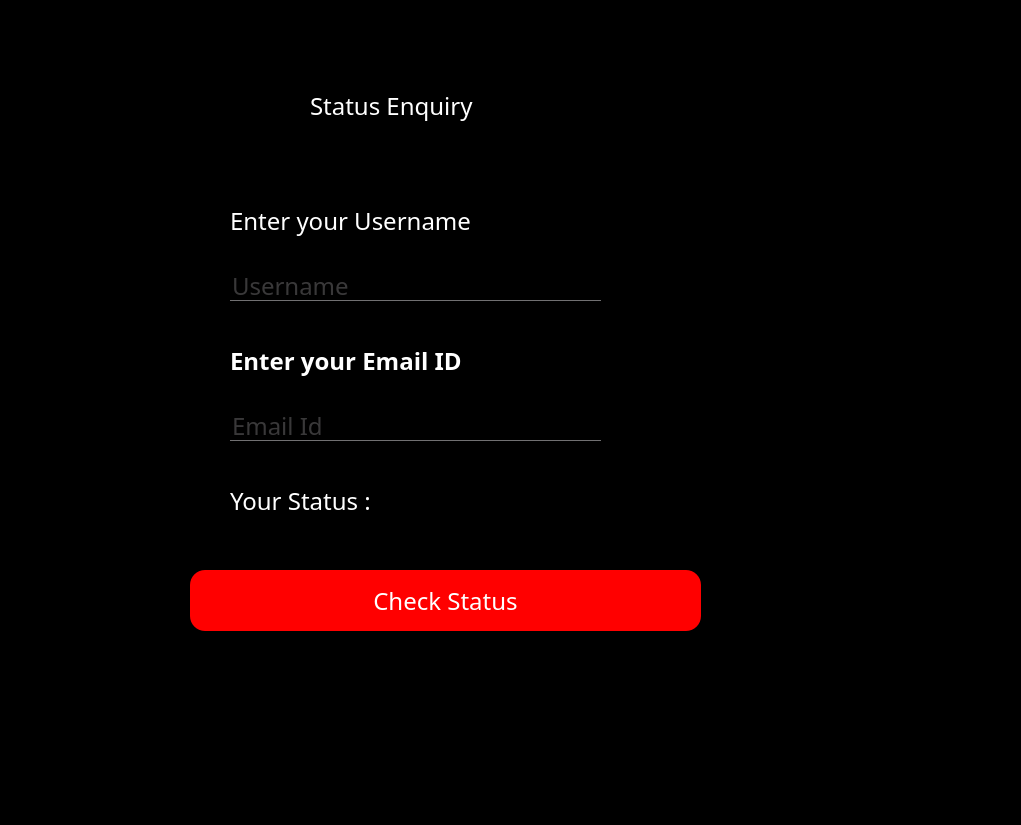
<?xml version="1.0" encoding="UTF-8"?>
<ui version="4.0">
 <class>Form</class>
 <widget class="QWidget" name="Form">
  <property name="geometry">
   <rect>
    <x>0</x>
    <y>0</y>
    <width>1021</width>
    <height>825</height>
   </rect>
  </property>
  <property name="windowTitle">
   <string>Form</string>
  </property>
  <property name="styleSheet">
   <string notr="true">*{
background:rgba;
font-family:century gothic;
font-size:24px;
}
QFrame
{
background:rgba;
border-radius:15px
}
QPushButton
{
background:red;
border-radius:60px;
}
QToolButton
{
background:red;
border-radius:60px;
}
QLabel
{
color:white;
background:transparent;
}
QPushButton
{
color:white;
border-radius:15px;
}
QPushButton:hover
{
color:#333;
border-radius:15px;
background:#49ebff;
}
QLineEdit
{
background:transparent;
border:none;
color:#717072;
border-bottom:1px solid #717072
}
</string>
  </property>
  <widget class="QFrame" name="frame">
   <property name="geometry">
    <rect>
     <x>170</x>
     <y>30</y>
     <width>561</width>
     <height>661</height>
    </rect>
   </property>
   <property name="frameShape">
    <enum>QFrame::StyledPanel</enum>
   </property>
   <property name="frameShadow">
    <enum>QFrame::Raised</enum>
   </property>
   <widget class="QLabel" name="label">
    <property name="geometry">
     <rect>
      <x>140</x>
      <y>40</y>
      <width>271</width>
      <height>71</height>
     </rect>
    </property>
    <property name="styleSheet">
     <string notr="true">QLabel{
font-weight: bold;
font-size: 40px;
};</string>
    </property>
    <property name="text">
     <string>Status Enquiry</string>
    </property>
   </widget>
   <widget class="QPushButton" name="checkbtn">
    <property name="geometry">
     <rect>
      <x>20</x>
      <y>540</y>
      <width>511</width>
      <height>61</height>
     </rect>
    </property>
    <property name="font">
     <font>
      <family>century gothic</family>
      <pointsize>-1</pointsize>
     </font>
    </property>
    <property name="text">
     <string>Check Status</string>
    </property>
   </widget>
   <widget class="QLabel" name="label_2">
    <property name="geometry">
     <rect>
      <x>60</x>
      <y>170</y>
      <width>301</width>
      <height>41</height>
     </rect>
    </property>
    <property name="font">
     <font>
      <family>century gothic</family>
      <pointsize>-1</pointsize>
     </font>
    </property>
    <property name="text">
     <string>Enter your Username</string>
    </property>
   </widget>
   <widget class="QLineEdit" name="username">
    <property name="geometry">
     <rect>
      <x>60</x>
      <y>240</y>
      <width>371</width>
      <height>31</height>
     </rect>
    </property>
    <property name="text">
     <string/>
    </property>
    <property name="placeholderText">
     <string>Username</string>
    </property>
   </widget>
   <widget class="QPushButton" name="homebtn">
    <property name="geometry">
     <rect>
      <x>0</x>
      <y>50</y>
      <width>93</width>
      <height>28</height>
     </rect>
    </property>
    <property name="styleSheet">
     <string notr="true">QPushButton
{
font-size:14px;
color:white;
background:transparent;
}</string>
    </property>
    <property name="text">
     <string/>
    </property>
    <property name="icon">
     <iconset>
      <normaloff>icons/arrow-left.svg</normaloff>icons/arrow-left.svg</iconset>
    </property>
    <property name="iconSize">
     <size>
      <width>32</width>
      <height>32</height>
     </size>
    </property>
   </widget>
   <widget class="QLabel" name="label_3">
    <property name="geometry">
     <rect>
      <x>60</x>
      <y>310</y>
      <width>301</width>
      <height>41</height>
     </rect>
    </property>
    <property name="font">
     <font>
      <family>century gothic</family>
      <pointsize>-1</pointsize>
      <weight>75</weight>
      <bold>true</bold>
     </font>
    </property>
    <property name="text">
     <string>Enter your Email ID</string>
    </property>
   </widget>
   <widget class="QLineEdit" name="email">
    <property name="geometry">
     <rect>
      <x>60</x>
      <y>380</y>
      <width>371</width>
      <height>31</height>
     </rect>
    </property>
    <property name="text">
     <string/>
    </property>
    <property name="placeholderText">
     <string>Email Id</string>
    </property>
   </widget>
   <widget class="QLabel" name="label_4">
    <property name="geometry">
     <rect>
      <x>60</x>
      <y>450</y>
      <width>151</width>
      <height>41</height>
     </rect>
    </property>
    <property name="font">
     <font>
      <family>century gothic</family>
      <pointsize>-1</pointsize>
     </font>
    </property>
    <property name="text">
     <string>Your Status :</string>
    </property>
   </widget>
   <widget class="QLabel" name="status_label">
    <property name="geometry">
     <rect>
      <x>230</x>
      <y>450</y>
      <width>151</width>
      <height>41</height>
     </rect>
    </property>
    <property name="text">
     <string/>
    </property>
   </widget>
  </widget>
 </widget>
 <resources>
  <include location="icons/icons.qrc"/>
 </resources>
 <connections/>
</ui>
